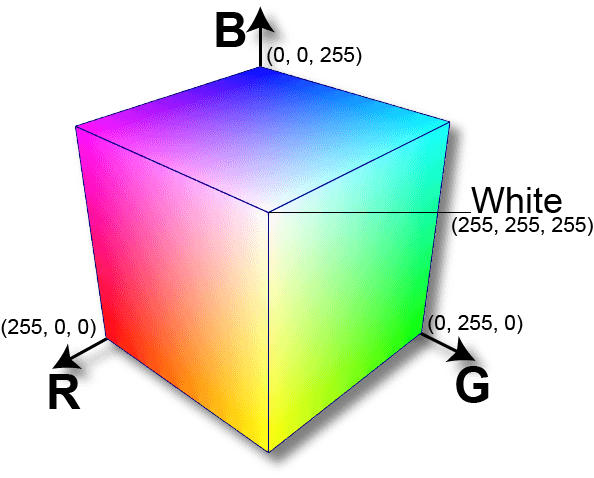
#> input picture R.png, 594 x 478 px
$ python gausianBlur.py
#> lines starting #> are read from the running program, lines starting #| are printed output that depends on the picture; after the words box and inside, x2 and y2 are one past the last pixel; in counts of white or black regions, pixels touching at a corner belong together
import matplotlib.pyplot as plt
import matplotlib.image as mpimg
import numpy as np
import math

# Load image
img_path = "./R.png"
# img_path = "./test.jpeg"
# img_path = "./test2.jpeg"
ORG_RGB = mpimg.imread(img_path)
#> ORG_RGB is the input picture: shape (478, 594, 4) float32; mean R, G, B, A 0.408, 0.489, 0.402, 0.395

# Convert RGB to grayscale
def convert_to_grayscale(img):
  img_height, img_width, channels = img.shape ##Getting image height and width from RGB image
#> img_height = 478; img_width = 594; channels = 4
  gray_scale_image = np.zeros((img_height, img_width))
  # Looping through each pixel of the image
  for img_row_idx in range(0,img_height):
    for img_col_idx in range(0,img_width):
      # Converting to standard python int type to uint8 type values. so that Data is not lost in the sum
      r = int(img[img_row_idx, img_col_idx, 0])
      g = int(img[img_row_idx, img_col_idx, 1])
      b = int(img[img_row_idx, img_col_idx, 2])
      sum = r+g+b
      average = sum/3 # Applying Average method for gray scale conversion
      gray_scale_image[img_row_idx, img_col_idx] = average
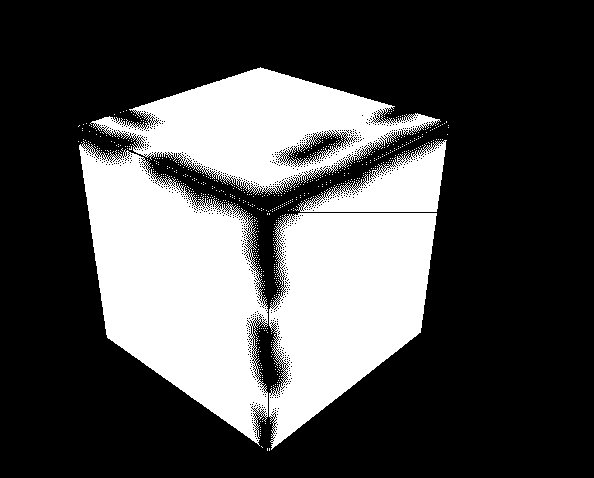
#> gray_scale_image: shape (478, 594) float64; values 0 (black) and 0.333 (white), 30.1% white; 698 white regions (694 under 20 px), largest, box (x1, y1, x2, y2) and area: (79, 141, 268, 446) 33049, (269, 213, 437, 450) 26066, (90, 67, 441, 195) 20387, (295, 140, 447, 212) 5164
  return gray_scale_image
# -----------------------------
# Convolution Process
def apply_convolution(img, kernel):
    """
    Apply a convolution between an image and a kernel
    """
    # Get image and kernel dimensions
    img_h, img_w = img.shape
#> img_h = 478; img_w = 594
    k_h, k_w = kernel.shape

    # Calculate padding
    pad_h = k_h // 2
    pad_w = k_w // 2

    # Pad image with zeros
    padded_img = np.pad(img, ((pad_h, pad_h), (pad_w, pad_w)), mode='constant', constant_values=0)
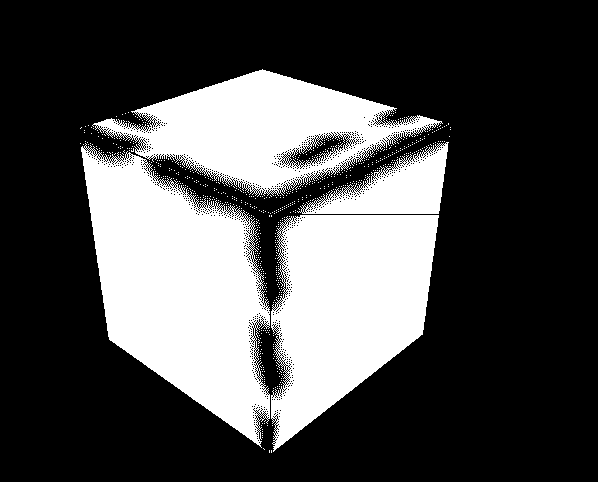
#> padded_img: shape (482, 598) float64; values 0 (black) and 0.333 (white), 29.6% white; 698 white regions (694 under 20 px), largest, box (x1, y1, x2, y2) and area: (81, 143, 270, 448) 33049, (271, 215, 439, 452) 26066, (92, 69, 443, 197) 20387, (297, 142, 449, 214) 5164

    # Prepare output image
    output = np.zeros_like(img)

    # Convolution operation
    for i in range(img_h):
        for j in range(img_w):
            # Extract the current region
            region = padded_img[i:i+k_h, j:j+k_w]
            # Element-wise multiplication and sum
            output[i, j] = np.sum(region * kernel)
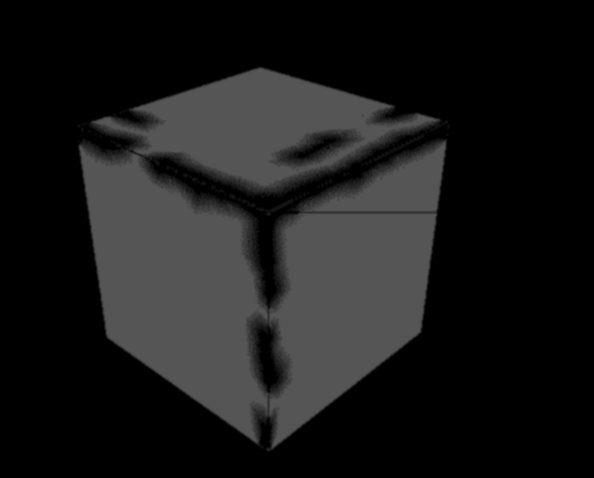
#> output: shape (478, 594) float64; min 0, max 0.333, mean 0.1

    return output
# -----------------------------
# Apply Gaussian Blur to remove noise
def apply_gaussian_blur(img, kernel_size=5, sigma=1.0):
    """
    Apply Gaussian Blur to remove noise
    """
    # Create Gaussian Kernel
    ax = np.linspace(-(kernel_size // 2), kernel_size // 2, kernel_size)
    xx, yy = np.meshgrid(ax, ax)
    kernel = np.exp(-(xx**2 + yy**2) / (2 * sigma**2))
    kernel = kernel / np.sum(kernel)  # Normalize

    # Apply convolution
    blurred_img = apply_convolution(img, kernel)
    return blurred_img


# -----------------------------
# Display Original and Grayscale Side-by-Side
# -----------------------------
gray_scale_image = convert_to_grayscale(ORG_RGB)
smooth_image = apply_gaussian_blur(gray_scale_image)

plt.figure(figsize=(10, 10))

# Original RGB Image
plt.subplot(1, 2, 1)
plt.imshow(gray_scale_image, cmap='gray')
plt.title("Grayscale Image")
plt.axis('off')

# Grayscale Image
plt.subplot(1, 2, 2)
plt.imshow(smooth_image, cmap='gray')
plt.title("Smooth Image")
plt.axis('off')

plt.show()
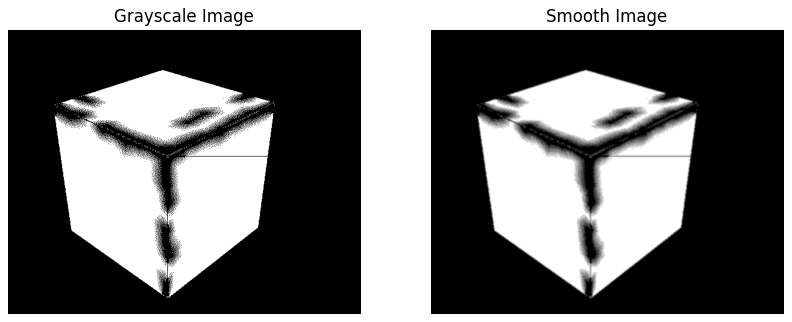
#> figure drawn by matplotlib, 2 panels

$ run again, with test.jpeg saved as R.png
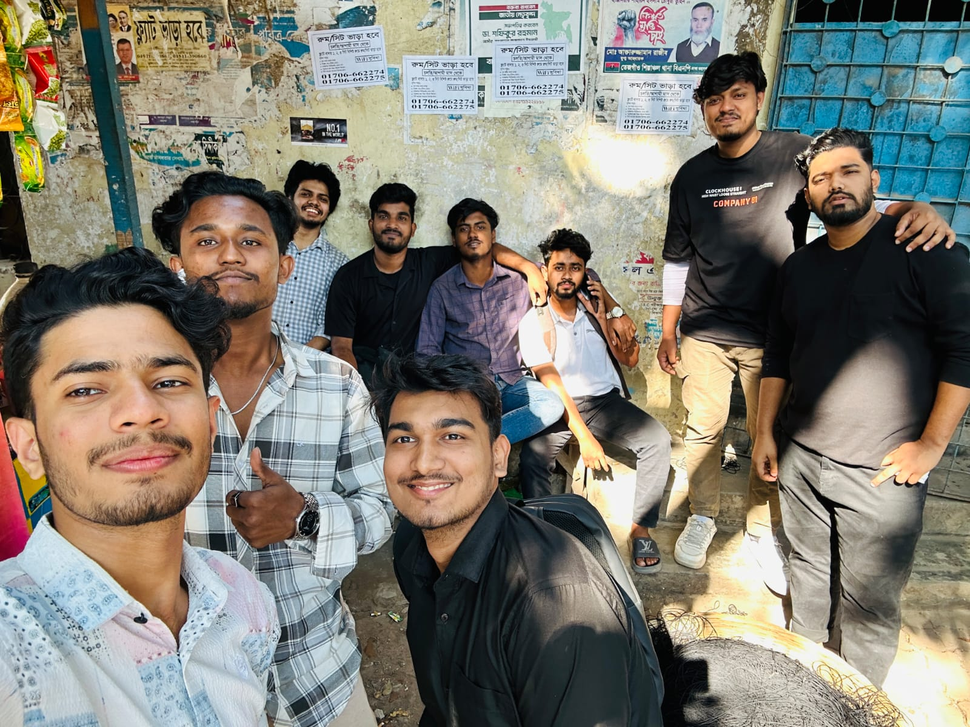
#> input picture test.jpeg, 970 x 727 px, shrunk from 1600 x 1200 before the run
#> ORG_RGB is the input picture: shape (727, 970, 3) float32; mean R, G, B 0.506, 0.494, 0.454
#> after the loop in convert_to_grayscale, `for img_row_idx in range(0,img_height):`:
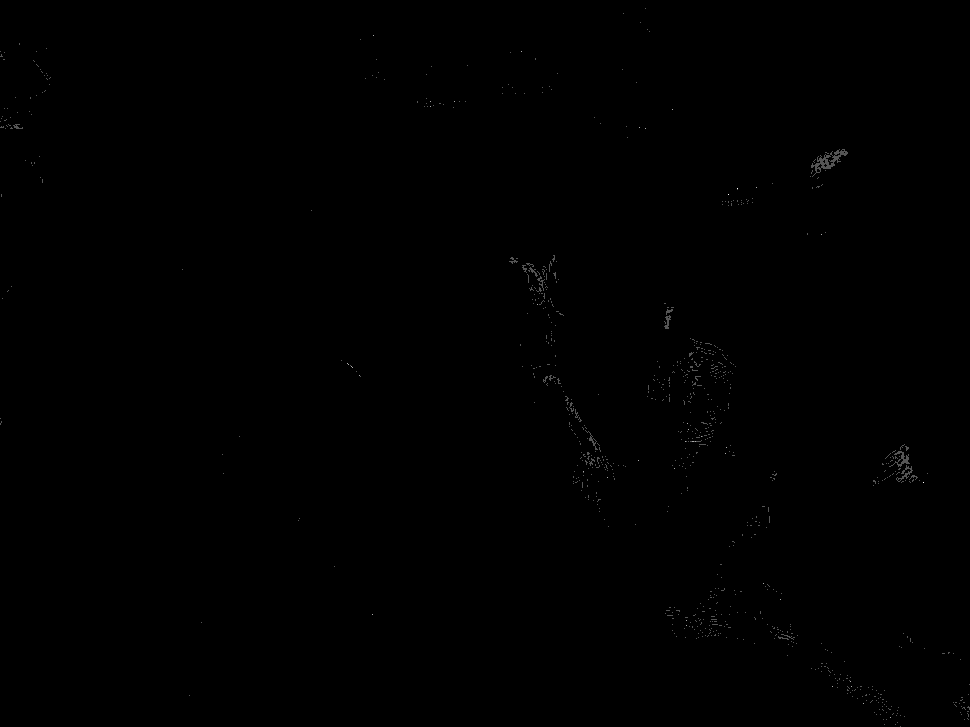
#> gray_scale_image: shape (727, 970) float64; min 0, max 1, mean 0.00117
#> `plt.show()`:
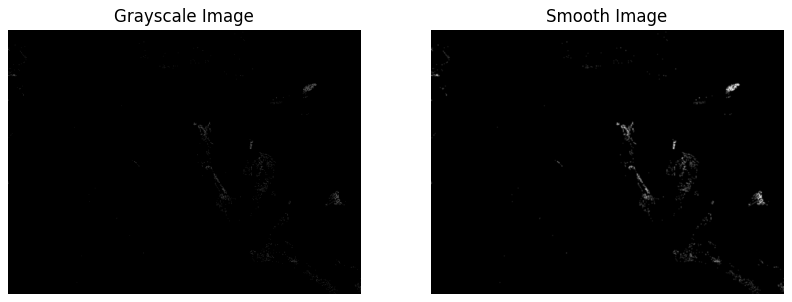
#> figure drawn by matplotlib, 2 panels

$ run again, with test2.jpeg saved as R.png
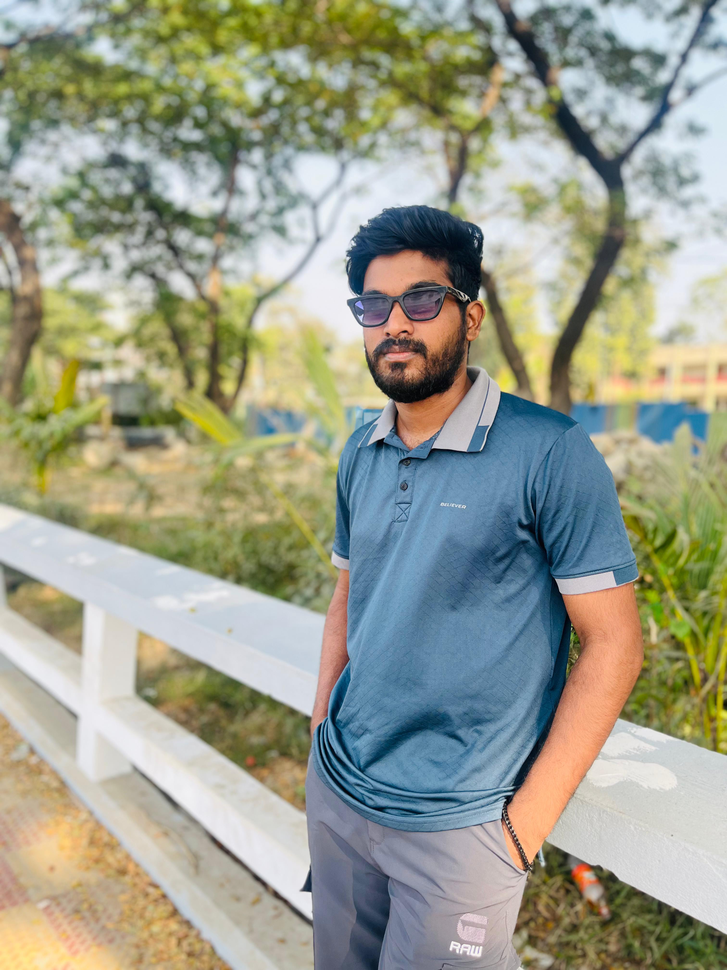
#> input picture test2.jpeg, 727 x 970 px, shrunk from 3024 x 4032 before the run
#> ORG_RGB is the input picture: shape (970, 727, 3) float32; mean R, G, B 0.604, 0.616, 0.546
#> after the loop in convert_to_grayscale, `for img_row_idx in range(0,img_height):`:
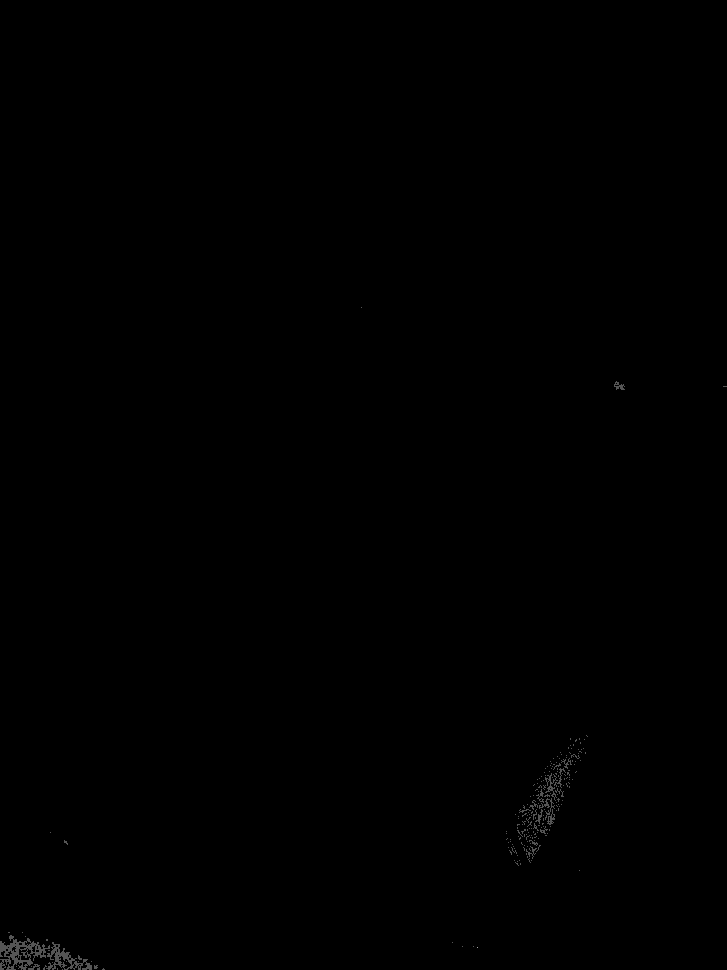
#> gray_scale_image: shape (970, 727) float64; min 0, max 0.667, mean 0.00107
#> `plt.show()`:
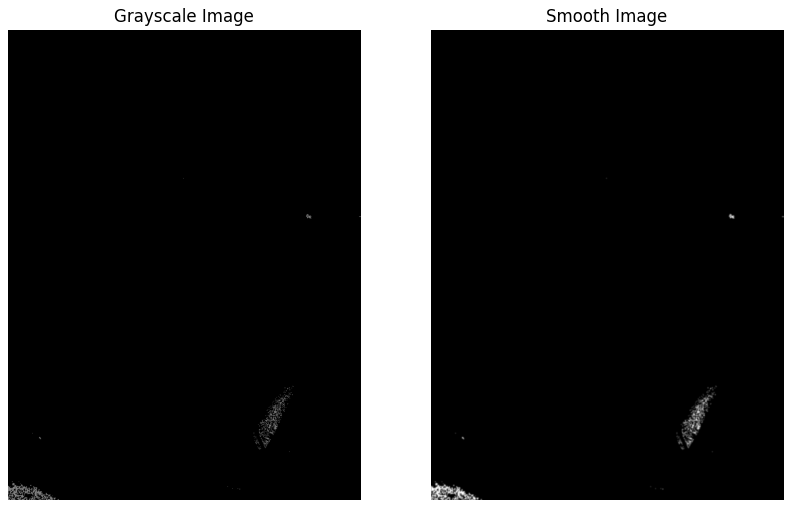
#> figure drawn by matplotlib, 2 panels
